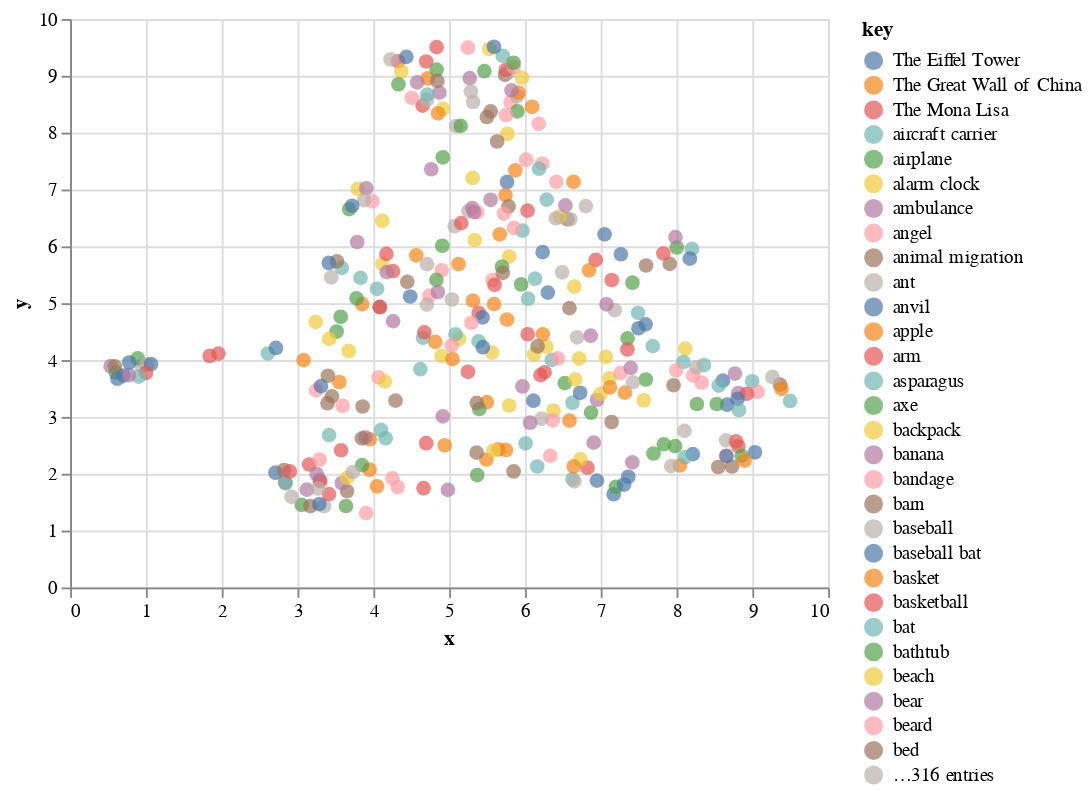

Notebook code for this chart:
### Code cell
alt.Chart(df).mark_circle(size=60).encode(
    x= 'x',
    y= 'y',
    color='key',
    tooltip=['key']
).interactive()

### Figure 1 — Vega-Lite specification as saved in the notebook (floating-point values rounded to 4 significant figures; data arrays with more than 128 entries replaced by an {"elided": "..."} marker saying what was removed)
{"config": {"view": {"continuousWidth": 400, "continuousHeight": 300}}, "data": {"name": "data-37ddf7753051fafbd6579071aada0b51"}, "mark": {"type": "circle", "size": 60}, "encoding": {"color": {"type": "nominal", "field": "key"}, "tooltip": [{"type": "nominal", "field": "key"}], "x": {"type": "quantitative", "field": "x"}, "y": {"type": "quantitative", "field": "y"}}, "selection": {"selector002": {"type": "interval", "bind": "scales", "encodings": ["x", "y"]}}, "$schema": "https://vega.github.io/schema/vega-lite/v4.8.1.json", "datasets": {"data-37ddf7753051fafbd6579071aada0b51": {"elided": "345 records"}}}
